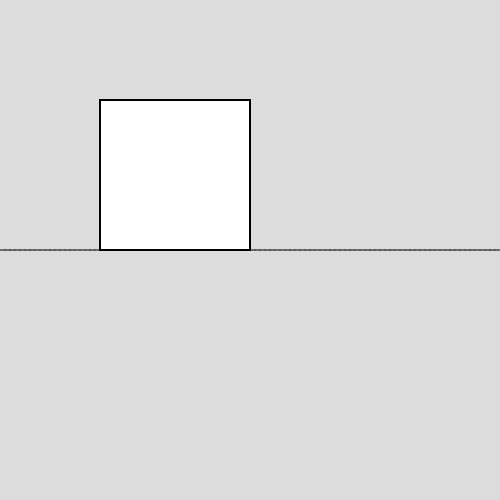
Frame 1 (no input)
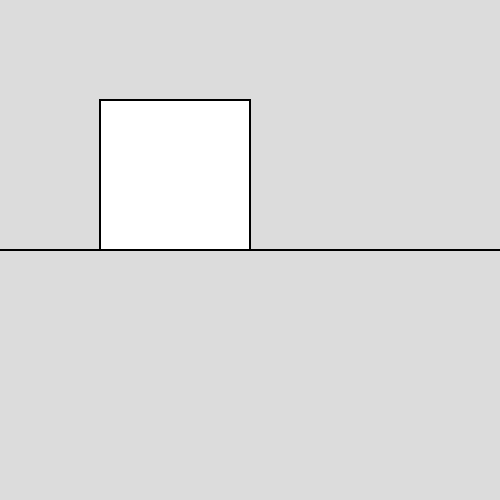
Frame 60 (no input)
Frame 120 (the mouse pressed at the canvas centre since frame 60): identical to frame 60, image omitted

The p5.js sketch that drew these frames (run headless with seeded random() and noise() and a simulated clock; from frame 60 on, the mouse is pressed at the canvas centre):

// p5.js sketch
// ── sketch.js
// Working with Noise
// Vlad Atamanchuk
// Oct 4, 2023
//
// Psuedo-random Numbers: Uniform Distribution, Perlin Noise Using Random()



//Global Variables

let segmentLength = 5;



function setup() {
  createCanvas(500,500);
}


function watefullLine(){
  //using a loop to draw a horizontal line made up of little segments.
  let x = 0;
  while (x < width){
    line(x,height/2,x+segmentLength,height/2);
    x += segmentLength; 
  }
  

}

function drawRectangle(){
  //draw a rectangle that always sits on the line. 
  rectMode(CORNERS);
  stroke(0);
  strokeWeight(2);
  rect(width*0.2,height/2,width*0.5,height*0.2);
}

function draw() {
  background(220);
  watefullLine();
  drawRectangle();
}
